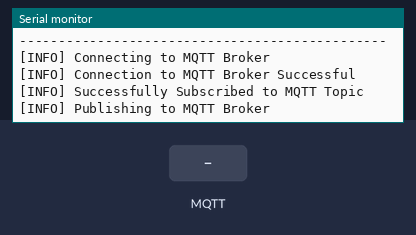
This sketch was run on a simulated Arduino Uno, built with avr-gcc and run on an emulated ATmega328P. Shown: the last lines printed to the serial monitor. The inputs (shaded band) are chosen by the test bench. WiFi joins after 1.5 s; servers stay silent unless stated; no MQTT or app messages arrive unless stated.

Above: at 3.8 s.
3.9 s: MQTT message "1" arrives on the first subscribed topic
At 4.7 s:
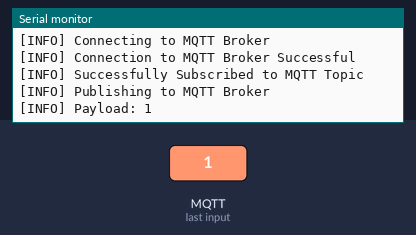
5.4 s: MQTT message "on" arrives on the first subscribed topic
At 5.8 s:
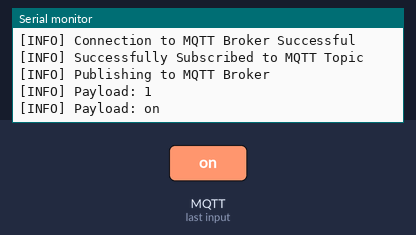
6.9 s: MQTT message "off" arrives on the first subscribed topic
At 8.2 s:
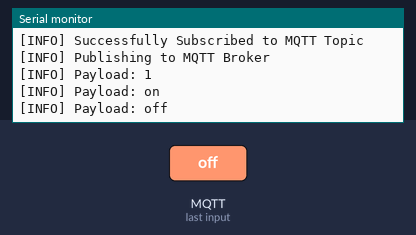

Measured:
- after the input at 3.9 s, the serial monitor: prints a new line at once (image 1)
- after the input at 5.4 s, the serial monitor: prints a new line at once (image 2)
- after the input at 6.9 s, the serial monitor: prints a new line at once (image 3)

The sketch:

PublishSubscribeMQTT.ino
```cpp
#include <PubSubClient.h>
#include <SPI.h>
#include <Ethernet.h>


//https://github.com/knolleary/pubsubclient/releases/tag/v2.3
byte mac[] = { 0xDE, 0xAD, 0xBE, 0xEF, 0xFE, 0xED };
IPAddress staticIP(192, 168, 1, 20);
EthernetClient client;

//MQTT Setup
//IP address of the MQTT broker
char server[] = {"iot.eclipse.org"};
//or
//char server[] = {"test.mosquitto.org"};

int port = 1883;
char topic[] = {"codifythings/testMessage"};


void callback( char* topic, byte* payload, unsigned int length){
  //Print payload
  String payloadContent =  String((char*)payload);
  Serial.println("[INFO] Payload: " + payloadContent);
}
PubSubClient pubSubClient(server, 1883, callback, client);


void setup() {
  // Init serial port
  Serial.begin(9600);

  //Connect Arduino to internet
  connectToInternet();

  //Connect MQTT Broker
  Serial.println("[INFO] Connecting to MQTT Broker");
  if (pubSubClient.connect("arduinoClient")){
      Serial.println("[INFO] Connection to MQTT Broker Successful");
      pubSubClient.subscribe(topic);
      Serial.println("[INFO] Successfully Subscribed to MQTT Topic ");
      Serial.println("[INFO] Publishing to MQTT Broker");
      pubSubClient.publish(topic, "Test Message");
    }
    else {
      Serial.println("[INFO] Connection to MQTT Broker Failed");
    }
}

void loop() {
  pubSubClient.loop();
}

void connectToInternet()
{
  //Attempt to connect to Ethernet with DHCP
  if (Ethernet.begin(mac)==0){
      Serial.print("[ERROR] Failed to Configure Ethernet with DHCP");
      //DHCP failed, attempt to connect to Ethernet with static IP
      Ethernet.begin(mac, staticIP);
    }
  //Delay to let Ethernet shield initialize

  delay(1000);

  //connection successful
  Serial.println("[INFO] Connection Successful");
  Serial.println("-----------------------------------------------");
  Serial.println("");
}
```
